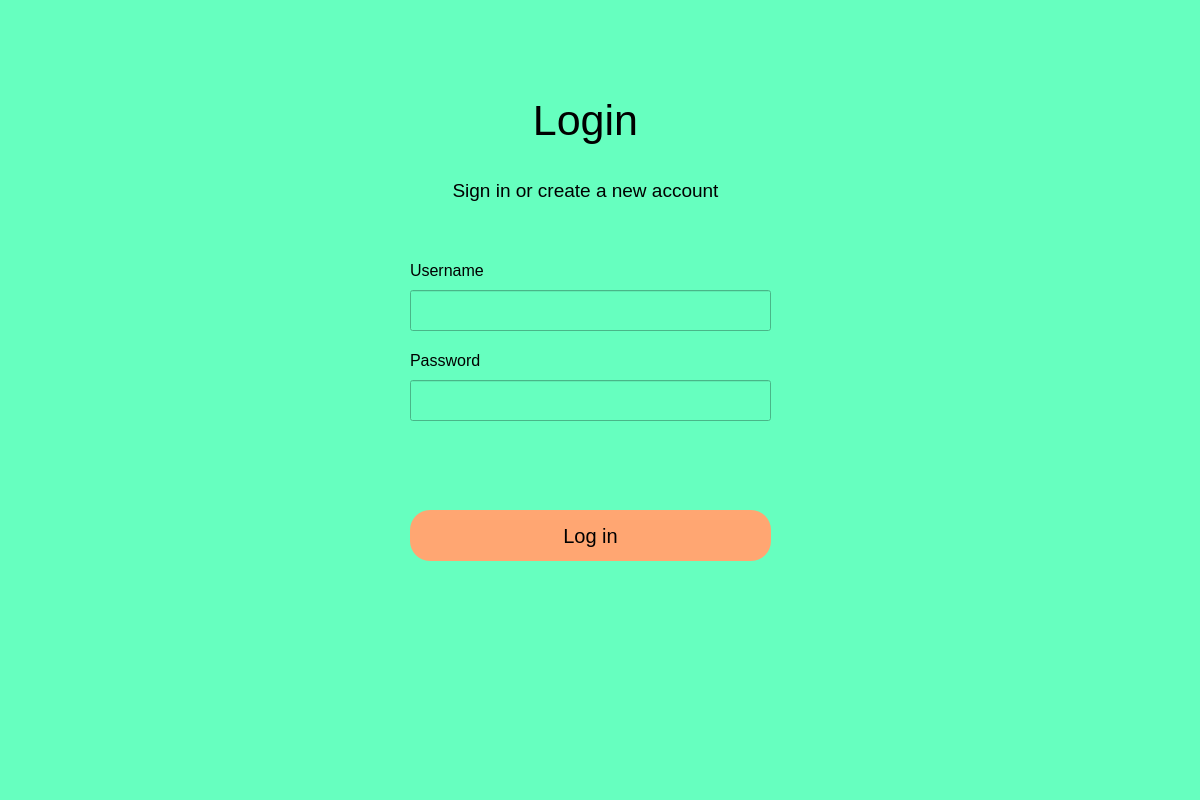
<?xml version="1.0" encoding="UTF-8"?>
<ui version="4.0">
 <class>Dialog</class>
 <widget class="QDialog" name="Dialog">
  <property name="geometry">
   <rect>
    <x>0</x>
    <y>0</y>
    <width>1200</width>
    <height>800</height>
   </rect>
  </property>
  <property name="windowTitle">
   <string>Dialog</string>
  </property>
  <widget class="QWidget" name="bgwidget" native="true">
   <property name="geometry">
    <rect>
     <x>0</x>
     <y>0</y>
     <width>1200</width>
     <height>800</height>
    </rect>
   </property>
   <property name="styleSheet">
    <string notr="true">background-color: rgb(102, 255, 191);</string>
   </property>
   <widget class="QLabel" name="label">
    <property name="geometry">
     <rect>
      <x>490</x>
      <y>60</y>
      <width>191</width>
      <height>121</height>
     </rect>
    </property>
    <property name="font">
     <font>
      <pointsize>32</pointsize>
     </font>
    </property>
    <property name="text">
     <string>Login</string>
    </property>
    <property name="alignment">
     <set>Qt::AlignCenter</set>
    </property>
   </widget>
   <widget class="QLabel" name="label_2">
    <property name="geometry">
     <rect>
      <x>440</x>
      <y>170</y>
      <width>291</width>
      <height>41</height>
     </rect>
    </property>
    <property name="font">
     <font>
      <pointsize>14</pointsize>
     </font>
    </property>
    <property name="text">
     <string>Sign in or create a new account</string>
    </property>
    <property name="alignment">
     <set>Qt::AlignCenter</set>
    </property>
   </widget>
   <widget class="QPushButton" name="btn_login">
    <property name="geometry">
     <rect>
      <x>410</x>
      <y>510</y>
      <width>361</width>
      <height>51</height>
     </rect>
    </property>
    <property name="font">
     <font>
      <pointsize>15</pointsize>
      <weight>50</weight>
      <italic>false</italic>
      <bold>false</bold>
      <underline>false</underline>
      <strikeout>false</strikeout>
      <kerning>true</kerning>
     </font>
    </property>
    <property name="styleSheet">
     <string notr="true">background-color: rgb(255, 166, 114);
border-radius: 20px</string>
    </property>
    <property name="text">
     <string>Log in</string>
    </property>
   </widget>
   <widget class="QLineEdit" name="userfield">
    <property name="geometry">
     <rect>
      <x>410</x>
      <y>290</y>
      <width>361</width>
      <height>41</height>
     </rect>
    </property>
    <property name="font">
     <font>
      <pointsize>12</pointsize>
     </font>
    </property>
   </widget>
   <widget class="QLineEdit" name="passwordfield">
    <property name="geometry">
     <rect>
      <x>410</x>
      <y>380</y>
      <width>361</width>
      <height>41</height>
     </rect>
    </property>
    <property name="font">
     <font>
      <pointsize>12</pointsize>
     </font>
    </property>
   </widget>
   <widget class="QLabel" name="label_3">
    <property name="geometry">
     <rect>
      <x>410</x>
      <y>260</y>
      <width>81</width>
      <height>21</height>
     </rect>
    </property>
    <property name="font">
     <font>
      <pointsize>12</pointsize>
     </font>
    </property>
    <property name="text">
     <string>Username</string>
    </property>
   </widget>
   <widget class="QLabel" name="label_4">
    <property name="geometry">
     <rect>
      <x>410</x>
      <y>350</y>
      <width>81</width>
      <height>21</height>
     </rect>
    </property>
    <property name="font">
     <font>
      <pointsize>12</pointsize>
     </font>
    </property>
    <property name="text">
     <string>Password</string>
    </property>
   </widget>
   <widget class="QLabel" name="error">
    <property name="geometry">
     <rect>
      <x>410</x>
      <y>450</y>
      <width>361</width>
      <height>21</height>
     </rect>
    </property>
    <property name="font">
     <font>
      <pointsize>12</pointsize>
     </font>
    </property>
    <property name="styleSheet">
     <string notr="true">color: rgb(170, 0, 0);</string>
    </property>
    <property name="text">
     <string/>
    </property>
   </widget>
  </widget>
 </widget>
 <resources/>
 <connections/>
</ui>
